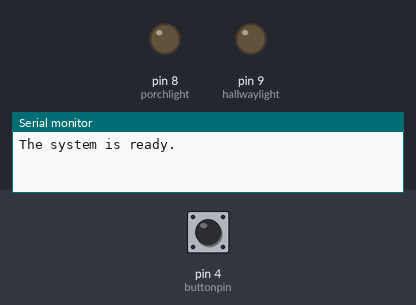
Bench run of a sketch on a simulated Arduino Nano, built with avr-gcc and run on an emulated ATmega328P. Shown: output pins drawn as LEDs (lit = HIGH), the last lines printed to the serial monitor. The test bench sets the inputs (shaded band); at power-on: pin 4 (buttonpin) HIGH.

Above: at 1.2 s.
1.3 s: pin 4 (buttonpin) pulled LOW for 0.15 s
At 2.1 s:
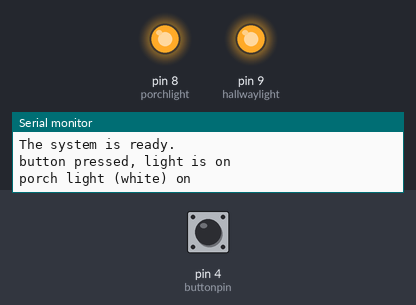
At 32.2 s:
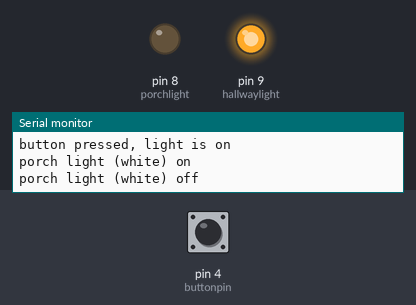
Timing chart, 0 to 32.8 s (numbered marks = the images above; inputs shaded):
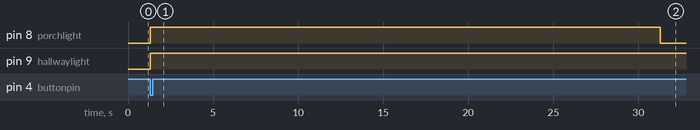

The sketch:

task1.ino
```cpp
int buttonpin = 4; // digital pin for button in arduino nano
int porchlight = 8; //digital pin  white led(porch light)
int hallwaylight = 9;//digital pin - red led(hallway light)

int delaytime = 30000;// 30 secounds
int buttonstate = 0;

void setup()
{
  Serial.begin(9600);// use for debuggin and supervising ardunio activity
  Serial.println("The system is ready. ");
  // Initializing component which will be used in the system.
  pinMode(buttonpin,INPUT_PULLUP);// it changes the value of buttonstate to high
  pinMode(porchlight,OUTPUT);
  pinMode(hallwaylight,OUTPUT);
}

  void buttonpressed()
  {
    Serial.println("porch light (white) on");

    // porchlight is on
    digitalWrite(porchlight,HIGH);
    digitalWrite(hallwaylight, HIGH);

    // 30 sec dealy
    delay(delaytime);
    // porchlight goes off
    digitalWrite(porchlight,LOW);
    Serial.println("porch light (white) off");
    // 30 sec more delay
    delay(delaytime);
    // hallwaylight goes off
    digitalWrite(hallwaylight,LOW);
    Serial.println("hallway light (red) off");

  }
void loop()
{

  buttonstate = digitalRead(buttonpin);
  if(buttonstate == LOW)
  {
    Serial.println("button pressed, light is on");
    buttonpressed();
    Serial.println("both the light is off ");
  }
}
```

Measured:
- after the input at 1.3 s, pin 8 (porchlight): LOW → HIGH at once, → LOW 30.0 s later; pin 9 (hallwaylight): LOW → HIGH at once
